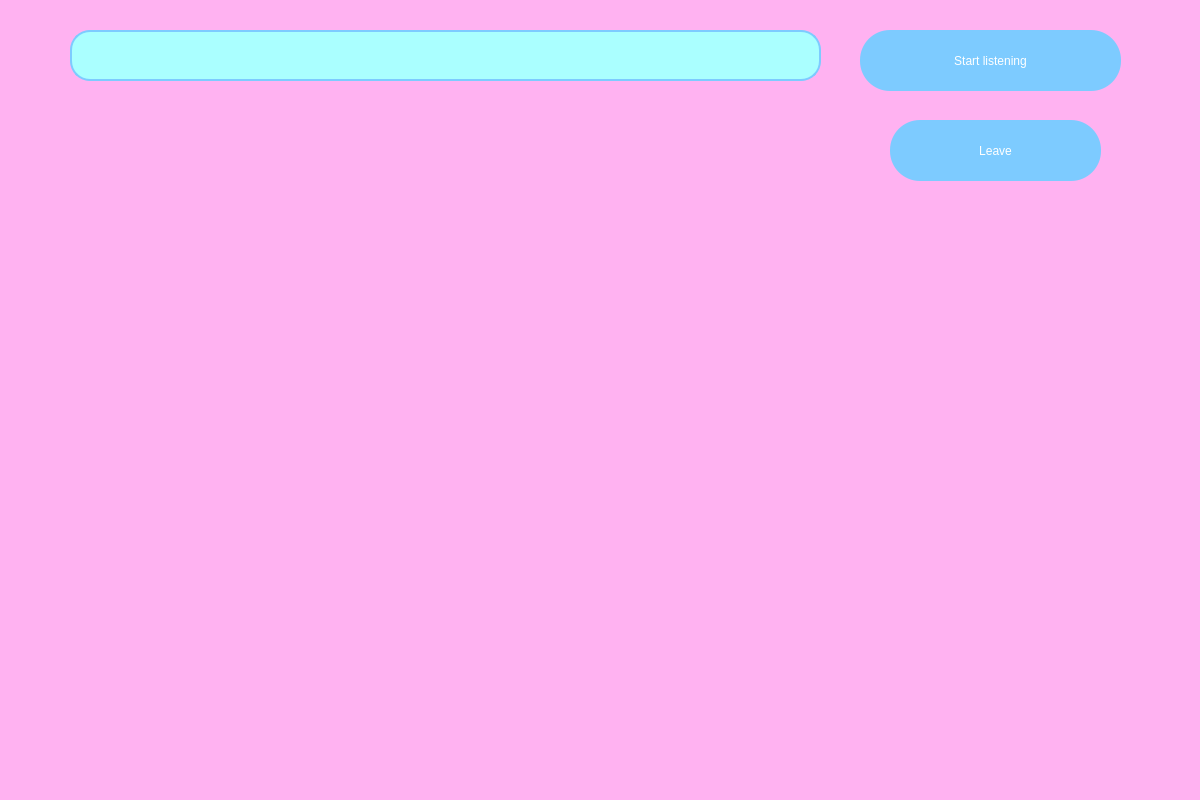
<?xml version="1.0" encoding="UTF-8"?>
<ui version="4.0">
 <class>Form</class>
 <widget class="QWidget" name="Form">
  <property name="geometry">
   <rect>
    <x>0</x>
    <y>0</y>
    <width>1200</width>
    <height>800</height>
   </rect>
  </property>
  <property name="windowTitle">
   <string>Form</string>
  </property>
  <property name="styleSheet">
   <string notr="true">background-color: rgb(255, 178, 241);</string>
  </property>
  <widget class="QPushButton" name="startButton">
   <property name="geometry">
    <rect>
     <x>860</x>
     <y>30</y>
     <width>261</width>
     <height>61</height>
    </rect>
   </property>
   <property name="styleSheet">
    <string notr="true">QPushButton {
background-color:rgb(125, 203, 255);
color: white;
border-radius: 30px;
font: 22pt &quot;Kristen ITC&quot;;
}
QPushButton:hover {
background-color: rgb(48, 193, 255);
}</string>
   </property>
   <property name="text">
    <string>Start listening</string>
   </property>
  </widget>
  <widget class="QPushButton" name="endButton">
   <property name="geometry">
    <rect>
     <x>890</x>
     <y>120</y>
     <width>211</width>
     <height>61</height>
    </rect>
   </property>
   <property name="styleSheet">
    <string notr="true">QPushButton {
background-color:rgb(125, 203, 255);
color: white;
border-radius: 30px;
font: 22pt &quot;Kristen ITC&quot;;
}
QPushButton:hover {
background-color: rgb(48, 193, 255);
}</string>
   </property>
   <property name="text">
    <string>Leave</string>
   </property>
  </widget>
  <widget class="QLineEdit" name="lineEdit">
   <property name="geometry">
    <rect>
     <x>70</x>
     <y>30</y>
     <width>751</width>
     <height>51</height>
    </rect>
   </property>
   <property name="styleSheet">
    <string notr="true">QLineEdit {
background: rgb(170, 255, 255);
border: 2px solid rgb(125, 203, 255);
border-radius: 20px;
color: black;
font: 16pt &quot;Kristen ITC&quot;;
}
QLineEdit:hover {
border: 2px solid rgb(51, 129, 255);
}</string>
   </property>
   <property name="text">
    <string/>
   </property>
  </widget>
 </widget>
 <resources/>
 <connections/>
</ui>
